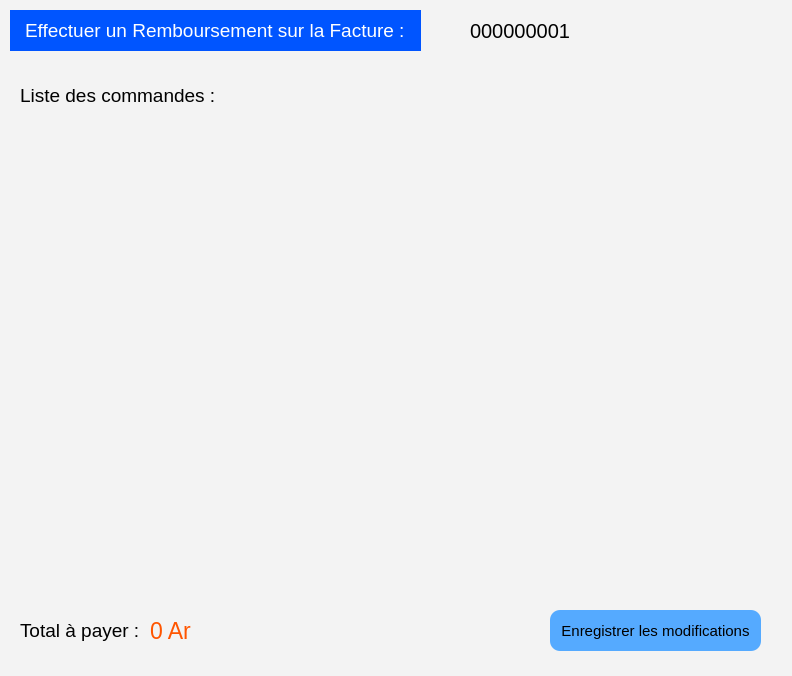
<?xml version="1.0" encoding="UTF-8"?>
<ui version="4.0">
 <class>Dialog</class>
 <widget class="QDialog" name="Dialog">
  <property name="geometry">
   <rect>
    <x>0</x>
    <y>0</y>
    <width>792</width>
    <height>676</height>
   </rect>
  </property>
  <property name="windowTitle">
   <string>Remboursement</string>
  </property>
  <property name="styleSheet">
   <string notr="true">QDialog{
	background-color: rgb(243, 243, 243);
}</string>
  </property>
  <widget class="QLabel" name="label">
   <property name="geometry">
    <rect>
     <x>10</x>
     <y>10</y>
     <width>411</width>
     <height>41</height>
    </rect>
   </property>
   <property name="font">
    <font>
     <family>Arial</family>
     <pointsize>14</pointsize>
    </font>
   </property>
   <property name="styleSheet">
    <string notr="true">background-color: rgb(0, 85, 255);
color: white;
padding-left: 10px;</string>
   </property>
   <property name="text">
    <string>Effectuer un Remboursement sur la Facture :</string>
   </property>
  </widget>
  <widget class="QLabel" name="numero_facture">
   <property name="geometry">
    <rect>
     <x>470</x>
     <y>15</y>
     <width>291</width>
     <height>31</height>
    </rect>
   </property>
   <property name="font">
    <font>
     <pointsize>15</pointsize>
    </font>
   </property>
   <property name="text">
    <string>000000001</string>
   </property>
  </widget>
  <widget class="QLabel" name="label_2">
   <property name="geometry">
    <rect>
     <x>20</x>
     <y>80</y>
     <width>241</width>
     <height>31</height>
    </rect>
   </property>
   <property name="font">
    <font>
     <pointsize>14</pointsize>
    </font>
   </property>
   <property name="text">
    <string>Liste des commandes :</string>
   </property>
  </widget>
  <widget class="QWidget" name="gridLayoutWidget">
   <property name="geometry">
    <rect>
     <x>20</x>
     <y>130</y>
     <width>751</width>
     <height>441</height>
    </rect>
   </property>
   <layout class="QGridLayout" name="card_container"/>
  </widget>
  <widget class="QLabel" name="label_3">
   <property name="geometry">
    <rect>
     <x>20</x>
     <y>615</y>
     <width>121</width>
     <height>31</height>
    </rect>
   </property>
   <property name="font">
    <font>
     <pointsize>14</pointsize>
    </font>
   </property>
   <property name="text">
    <string>Total à payer :</string>
   </property>
  </widget>
  <widget class="QLabel" name="total_payer">
   <property name="geometry">
    <rect>
     <x>150</x>
     <y>610</y>
     <width>161</width>
     <height>41</height>
    </rect>
   </property>
   <property name="font">
    <font>
     <pointsize>17</pointsize>
    </font>
   </property>
   <property name="styleSheet">
    <string notr="true">color: rgb(255, 85, 0)</string>
   </property>
   <property name="text">
    <string>0 Ar</string>
   </property>
  </widget>
  <widget class="QPushButton" name="submit">
   <property name="geometry">
    <rect>
     <x>550</x>
     <y>610</y>
     <width>211</width>
     <height>41</height>
    </rect>
   </property>
   <property name="font">
    <font>
     <pointsize>11</pointsize>
    </font>
   </property>
   <property name="cursor">
    <cursorShape>PointingHandCursor</cursorShape>
   </property>
   <property name="styleSheet">
    <string notr="true">background-color: rgb(85, 170, 255);
border: none;
border-radius: 10px;</string>
   </property>
   <property name="text">
    <string>Enregistrer les modifications</string>
   </property>
  </widget>
 </widget>
 <resources/>
 <connections/>
</ui>
